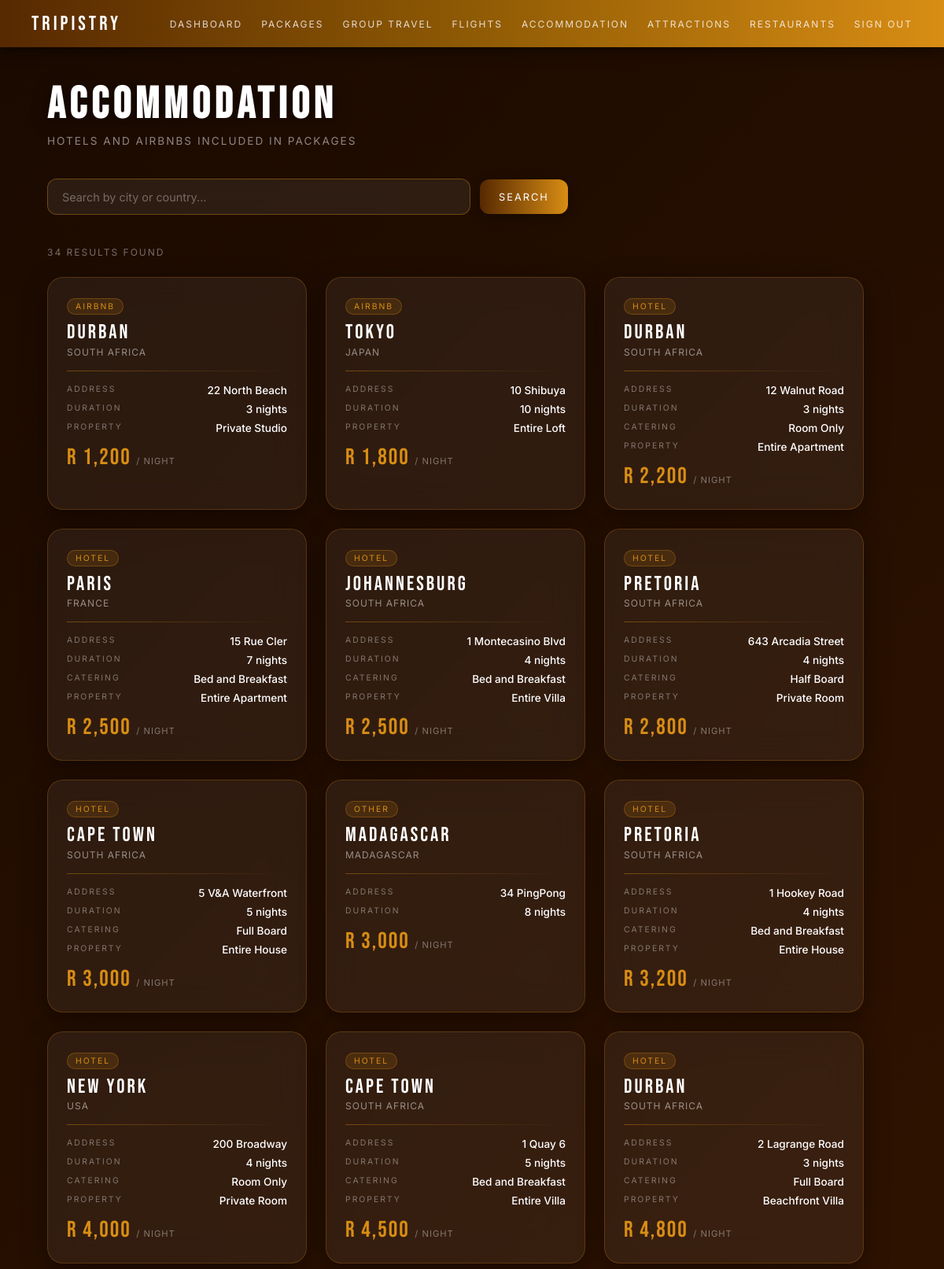
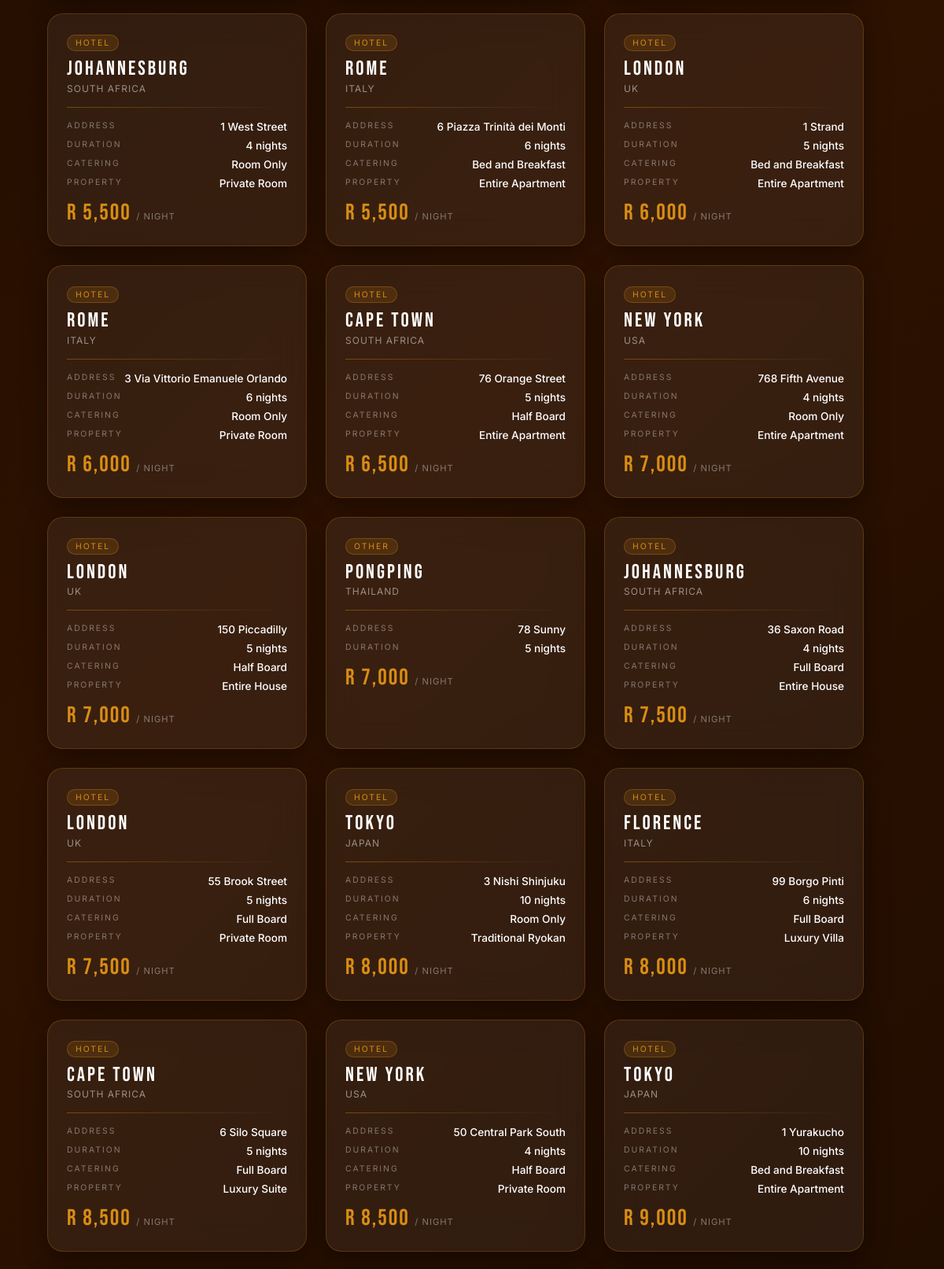
The page /traveller/accommodation.php (signed in, upper part) on the database its author committed (2 pictures, top to bottom).
### tables this page shows
CREATE TABLE `accomodation` (
  `accomodation_ID` int(11) NOT NULL,
  `name` varchar(100) DEFAULT NULL,
  `country` varchar(100) DEFAULT NULL,
  `city` varchar(100) DEFAULT NULL,
  `street` varchar(100) DEFAULT NULL,
  `street_number` int(11) DEFAULT NULL,
  `postal_code` char(10) DEFAULT NULL,
  `duration` int(11) DEFAULT NULL,
  `cost_per_night` int(11) DEFAULT NULL
);

CREATE TABLE `airbnb` (
  `accomodation_ID` int(11) NOT NULL,
  `property_type` varchar(100) DEFAULT NULL
);

CREATE TABLE `hotel` (
  `accomodation_ID` int(11) NOT NULL,
  `catering_type` varchar(100) DEFAULT NULL
);

### traveller/accommodation.php (the view, shortened to what this page needs)
<?php
$pdo    = get_db();
$search = trim($_GET['search'] ?? '');
$where  = 'WHERE 1=1';
$params = [];
$stmt = $pdo->prepare(
    "SELECT a.*,
            CASE WHEN h.accomodation_ID  IS NOT NULL THEN 'Hotel'
                 WHEN ab.accomodation_ID IS NOT NULL THEN 'Airbnb'
                 ELSE 'Other' END AS accomm_type,
            h.catering_type,
            ab.property_type
     FROM Accomodation a
     LEFT JOIN Hotel  h  ON h.accomodation_ID  = a.accomodation_ID
     LEFT JOIN Airbnb ab ON ab.accomodation_ID = a.accomodation_ID
     $where
     ORDER BY a.cost_per_night ASC"
);
$stmt->execute($params);
$accommodations = $stmt->fetchAll();
?>
<!DOCTYPE html>
<html lang="en">
<head>
<link rel="stylesheet" href="/tripistry/css/browse.css">
</head>
<body>
<nav class="nav">
  <a href="/tripistry/traveller/dashboard.php" class="nav-brand">Tripistry</a>
  <div class="nav-links">
    <a href="/tripistry/traveller/dashboard.php">Dashboard</a>
    <a href="/tripistry/traveller/browse.php">Packages</a>
    <a href="/tripistry/traveller/group_bookings.php">Group Travel</a>
    <a href="/tripistry/traveller/flights.php">Flights</a>
    <a href="/tripistry/traveller/accommodation.php">Accommodation</a>
    <a href="/tripistry/traveller/attractions.php">Attractions</a>
    <a href="/tripistry/traveller/restaurants.php">Restaurants</a>
    <a href="/tripistry/logout.php">Sign out</a>
  </div>
</nav>
<div class="page-content">
  <h1 class="page-title">Accommodation</h1>
  <p class="page-subtitle">Hotels and Airbnbs included in packages</p>
  <form method="GET" class="search-form">
    <input class="search-input" type="text" name="search"
           placeholder="Search by city or country..."
           value="<?= htmlspecialchars($search) ?>">
    <button class="search-btn" type="submit">Search</button>
  </form>
  <div class="results-count"><?= count($accommodations) ?> result<?= count($accommodations) !== 1 ? 's' : '' ?> found</div>
  <?php if (empty($accommodations)): ?>
    <div class="empty-state">No accommodation found</div>
  <?php else: ?>
    <div class="cards-grid">
      <?php foreach ($accommodations as $a): ?>
      <div class="card">
        <span class="badge-type"><?= htmlspecialchars($a['accomm_type']) ?></span>
        <div class="card-title"><?= htmlspecialchars($a['city']) ?></div>
        <div class="card-location"><?= htmlspecialchars($a['country']) ?></div>
        <div class="card-divider"></div>
        <div class="card-row">
          <span class="card-label">Address</span>
          <span class="card-value"><?= htmlspecialchars($a['street_number'].' '.$a['street']) ?></span>
        </div>
        <div class="card-row">
          <span class="card-label">Duration</span>
          <span class="card-value"><?= htmlspecialchars($a['duration']) ?> nights</span>
        </div>
        <?php if ($a['catering_type']): ?>
        <div class="card-row">
          <span class="card-label">Catering</span>
          <span class="card-value"><?= htmlspecialchars($a['catering_type']) ?></span>
        </div>
        <?php endif; ?>
        <?php if ($a['property_type']): ?>
        <div class="card-row">
          <span class="card-label">Property</span>
          <span class="card-value"><?= htmlspecialchars($a['property_type']) ?></span>
        </div>
        <?php endif; ?>
        <div class="card-price">R <?= number_format($a['cost_per_night']) ?> <span>/ night</span></div>
      </div>
      <?php endforeach; ?>
    </div>
  <?php endif; ?>
</div>
</body>
</html>

### css/browse.css (style rules this page uses)
html, body { margin: 0; padding: 0; min-height: 100vh; }
body { background: linear-gradient(135deg, #1a0a00, #2e1200, #1a0a00); background-attachment: fixed; min-height: 100vh; font-family: 'Inter', sans-serif; color: white; }
.nav { position: fixed; top: 0; left: 0; right: 0; height: 60px; background: linear-gradient(to right, #572901, #8f5a04, #d88d14); display: flex; align-items: center; justify-content: space-between; padding: 0 40px; z-index: 1000; box-shadow: 0 4px 20px rgba(0,0,0,0.5); }
.nav-brand { font-family: 'Bebas Neue', sans-serif; font-size: 1.6rem; letter-spacing: 4px; color: white; text-decoration: none; }
.nav-links { display: flex; align-items: center; gap: 24px; }
.nav-links a { color: rgba(255,255,255,0.8); text-decoration: none; font-size: 0.75rem; text-transform: uppercase; letter-spacing: 2px; transition: color 0.2s; }
.page-content { padding: 100px 60px 60px 60px; max-width: 1200px; margin: 0 auto; }
.page-title { font-family: 'Bebas Neue', sans-serif; font-size: 3.5rem; letter-spacing: 6px; color: white; margin: 0 0 4px 0; text-shadow: 0 4px 20px rgba(0,0,0,0.5); }
.page-subtitle { font-size: 0.85rem; color: rgba(255,255,255,0.5); letter-spacing: 2px; text-transform: uppercase; margin: 0 0 40px 0; }
.search-form { display: flex; gap: 12px; margin-bottom: 40px; align-items: center; }
.search-input { flex: 1; max-width: 500px; height: 44px; padding: 0 18px; border-radius: 12px; border: 1.5px solid rgba(216, 141, 20, 0.4); background: rgba(255,255,255,0.07); backdrop-filter: blur(10px); color: white; font-family: 'Inter', sans-serif; font-size: 0.9rem; outline: none; transition: border-color 0.2s, box-shadow 0.2s; }
.search-input::placeholder { color: rgba(255,255,255,0.35); }
.search-btn { height: 44px; padding: 0 24px; background: linear-gradient(to right, #572901, #d88d14); color: white; border: none; border-radius: 12px; font-family: 'Inter', sans-serif; font-size: 0.8rem; text-transform: uppercase; letter-spacing: 2px; cursor: pointer; transition: opacity 0.2s, transform 0.1s; box-shadow: 0 4px 16px rgba(0,0,0,0.3); }
.results-count { font-size: 0.75rem; color: rgba(255,255,255,0.4); text-transform: uppercase; letter-spacing: 2px; margin-bottom: 24px; }
.cards-grid { display: flex; flex-wrap: wrap; gap: 24px; }
.card { background: rgba(255,255,255,0.06); backdrop-filter: blur(20px); border: 1px solid rgba(216,141,20,0.25); border-radius: 20px; padding: 24px; width: 280px; box-shadow: 0 8px 32px rgba(0,0,0,0.4); transition: transform 0.3s ease, box-shadow 0.3s ease, border-color 0.3s ease; animation: fadeUp 0.4s ease both; }
.card-title { font-family: 'Bebas Neue', sans-serif; font-size: 1.6rem; letter-spacing: 3px; color: white; margin: 0 0 4px 0; line-height: 1; }
.card-location { font-size: 0.75rem; color: rgba(255,255,255,0.5); text-transform: uppercase; letter-spacing: 1px; margin-bottom: 16px; }
.card-divider { height: 1px; background: linear-gradient(to right, rgba(216,141,20,0.4), transparent); margin-bottom: 16px; }
.card-row { display: flex; justify-content: space-between; margin-bottom: 8px; }
.card-label { font-size: 0.65rem; text-transform: uppercase; letter-spacing: 2px; color: rgba(255,255,255,0.4); }
.card-value { font-size: 0.85rem; font-weight: 500; color: white; }
.card-price { font-family: 'Bebas Neue', sans-serif; font-size: 1.8rem; color: #d88d14; letter-spacing: 2px; margin-top: 12px; }
.card-price span { font-family: 'Inter', sans-serif; font-size: 0.7rem; color: rgba(255,255,255,0.4); letter-spacing: 1px; text-transform: uppercase; }
.badge-type { display: inline-block; background: rgba(216,141,20,0.15); border: 1px solid rgba(216,141,20,0.3); color: #d88d14; font-size: 0.65rem; text-transform: uppercase; letter-spacing: 2px; padding: 3px 10px; border-radius: 50px; margin-bottom: 10px; }

### rows shown on the page
accomodation: accomm_type "AIRBNB", city "Durban", country "SOUTH AFRICA", street_number+street "22 North Beach", duration "3", airbnb.property_type "Private Studio", cost_per_night "1,200"
accomodation: accomm_type "AIRBNB", city "Tokyo", country "JAPAN", street_number+street "10 Shibuya", duration "10", airbnb.property_type "Entire Loft", cost_per_night "1,800"
accomodation: accomm_type "HOTEL", city "Durban", country "SOUTH AFRICA", street_number+street "12 Walnut Road", duration "3", hotel.catering_type "Room Only", airbnb.property_type "Entire Apartment", cost_per_night "2,200"
accomodation: accomm_type "HOTEL", city "Paris", country "FRANCE", street_number+street "15 Rue Cler", duration "7", hotel.catering_type "Bed and Breakfast", airbnb.property_type "Entire Apartment", cost_per_night "2,500"
accomodation: accomm_type "HOTEL", city "Johannesburg", country "SOUTH AFRICA", street_number+street "1 Montecasino Blvd", duration "4", hotel.catering_type "Bed and Breakfast", airbnb.property_type "Entire Villa", cost_per_night "2,500"
accomodation: accomm_type "HOTEL", city "Pretoria", country "SOUTH AFRICA", street_number+street "643 Arcadia Street", duration "4", hotel.catering_type "Half Board", airbnb.property_type "Private Room", cost_per_night "2,800"
accomodation: accomm_type "HOTEL", city "Cape Town", country "SOUTH AFRICA", street_number+street "5 V&A Waterfront", duration "5", hotel.catering_type "Full Board", airbnb.property_type "Entire House", cost_per_night "3,000"
accomodation: accomm_type "OTHER", city "Madagascar", country "MADAGASCAR", street_number+street "34 PingPong", duration "8", cost_per_night "3,000"
accomodation: accomm_type "HOTEL", city "Pretoria", country "SOUTH AFRICA", street_number+street "1 Hookey Road", duration "4", hotel.catering_type "Bed and Breakfast", airbnb.property_type "Entire House", cost_per_night "3,200"
accomodation: accomm_type "HOTEL", city "New York", country "USA", street_number+street "200 Broadway", duration "4", hotel.catering_type "Room Only", airbnb.property_type "Private Room", cost_per_night "4,000"
accomodation: accomm_type "HOTEL", city "Cape Town", country "SOUTH AFRICA", street_number+street "1 Quay 6", duration "5", hotel.catering_type "Bed and Breakfast", airbnb.property_type "Entire Villa", cost_per_night "4,500"
accomodation: accomm_type "HOTEL", city "Durban", country "SOUTH AFRICA", street_number+street "2 Lagrange Road", duration "3", hotel.catering_type "Full Board", airbnb.property_type "Beachfront Villa", cost_per_night "4,800"
accomodation: accomm_type "HOTEL", city "Johannesburg", country "SOUTH AFRICA", street_number+street "1 West Street", duration "4", hotel.catering_type "Room Only", airbnb.property_type "Private Room", cost_per_night "5,500"
accomodation: accomm_type "HOTEL", city "Rome", country "ITALY", street_number+street "6 Piazza Trinità dei Monti", duration "6", hotel.catering_type "Bed and Breakfast", airbnb.property_type "Entire Apartment", cost_per_night "5,500"
accomodation: accomm_type "HOTEL", city "London", country "UK", street_number+street "1 Strand", duration "5", hotel.catering_type "Bed and Breakfast", airbnb.property_type "Entire Apartment", cost_per_night "6,000"
accomodation: accomm_type "HOTEL", city "Rome", country "ITALY", street_number+street "3 Via Vittorio Emanuele Orlando", duration "6", hotel.catering_type "Room Only", airbnb.property_type "Private Room", cost_per_night "6,000"
accomodation: accomm_type "HOTEL", city "Cape Town", country "SOUTH AFRICA", street_number+street "76 Orange Street", duration "5", hotel.catering_type "Half Board", airbnb.property_type "Entire Apartment", cost_per_night "6,500"
accomodation: accomm_type "HOTEL", city "New York", country "USA", street_number+street "768 Fifth Avenue", duration "4", hotel.catering_type "Room Only", airbnb.property_type "Entire Apartment", cost_per_night "7,000"
accomodation: accomm_type "HOTEL", city "London", country "UK", street_number+street "150 Piccadilly", duration "5", hotel.catering_type "Half Board", airbnb.property_type "Entire House", cost_per_night "7,000"
accomodation: accomm_type "OTHER", city "PongPing", country "THAILAND", street_number+street "78 Sunny", duration "5", cost_per_night "7,000"
accomodation: accomm_type "HOTEL", city "Johannesburg", country "SOUTH AFRICA", street_number+street "36 Saxon Road", duration "4", hotel.catering_type "Full Board", airbnb.property_type "Entire House", cost_per_night "7,500"
accomodation: accomm_type "HOTEL", city "London", country "UK", street_number+street "55 Brook Street", duration "5", hotel.catering_type "Full Board", airbnb.property_type "Private Room", cost_per_night "7,500"
accomodation: accomm_type "HOTEL", city "Tokyo", country "JAPAN", street_number+street "3 Nishi Shinjuku", duration "10", hotel.catering_type "Room Only", airbnb.property_type "Traditional Ryokan", cost_per_night "8,000"
accomodation: accomm_type "HOTEL", city "Florence", country "ITALY", street_number+street "99 Borgo Pinti", duration "6", hotel.catering_type "Full Board", airbnb.property_type "Luxury Villa", cost_per_night "8,000"
accomodation: accomm_type "HOTEL", city "Cape Town", country "SOUTH AFRICA", street_number+street "6 Silo Square", duration "5", hotel.catering_type "Full Board", airbnb.property_type "Luxury Suite", cost_per_night "8,500"
accomodation: accomm_type "HOTEL", city "New York", country "USA", street_number+street "50 Central Park South", duration "4", hotel.catering_type "Half Board", airbnb.property_type "Private Room", cost_per_night "8,500"
accomodation: accomm_type "HOTEL", city "Tokyo", country "JAPAN", street_number+street "1 Yurakucho", duration "10", hotel.catering_type "Bed and Breakfast", airbnb.property_type "Entire Apartment", cost_per_night "9,000"

### other values the page prints
count($accommodations) "34"
